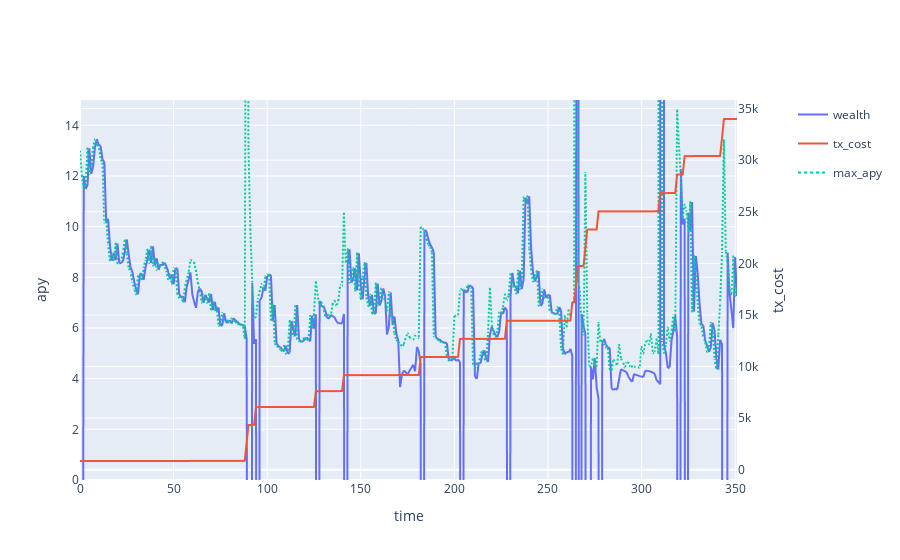

Notebook cell for this chart:
### Code cell
backtest['pnl']["tx_cost"].iloc[0] = 0.001
cum_tx_cost = backtest['pnl']["tx_cost"].cumsum()
apy = (backtest['pnl']['wealth'] / backtest['pnl']['wealth'].shift(1) -1)*365/1*100
max_apy = backtest['full_apy'].max(axis=1)*100*(1-parameter_grid["base_buffer"])
max_apy.name = 'max_apy'

subfig = make_subplots(specs=[[{"secondary_y": True}]])

# create two independent figures with px.line each containing data from multiple columns
fig = px.line(apy,render_mode="webgl",)
fig3 = px.line(max_apy, render_mode="webgl")
fig3.update_traces(line={"dash": 'dot'})
fig2 = px.line(cum_tx_cost, render_mode="webgl",)
fig2.update_traces(yaxis="y2")
subfig.add_traces(fig.data + fig2.data + fig3.data)
subfig.layout.xaxis.title = "time"
subfig.layout.yaxis.title = "apy"
subfig.layout.yaxis.range = [0, 15]
subfig.layout.yaxis2.title = "tx_cost"

# recoloring is necessary otherwise lines from fig und fig2 would share each color
# e.g. Linear-, Log- = blue; Linear+, Log+ = red... we don't want this
subfig.for_each_trace(lambda t: t.update(line=dict(color=t.marker.color)))
subfig.show()

print(filename)
apy.mean()

### Figure 1 — Plotly figure (JSON) as saved in the notebook; plotly's stock layout.template omitted (floating-point values rounded to 4 significant figures; data arrays with more than 128 entries replaced by an {"elided": "..."} marker saying what was removed)
{"data": [{"hovertemplate": "variable=wealth<br>index=%{x}<br>value=%{y}<extra></extra>", "legendgroup": "wealth", "line": {"dash": "solid"}, "marker": {"symbol": "circle"}, "mode": "lines", "name": "wealth", "showlegend": true, "type": "scattergl", "x": {"elided": "352 int values"}, "xaxis": "x", "y": {"elided": "352 float values"}, "yaxis": "y"}, {"hovertemplate": "variable=tx_cost<br>index=%{x}<br>value=%{y}<extra></extra>", "legendgroup": "tx_cost", "line": {"dash": "solid"}, "marker": {"symbol": "circle"}, "mode": "lines", "name": "tx_cost", "showlegend": true, "type": "scattergl", "x": {"elided": "352 int values"}, "xaxis": "x", "y": {"elided": "352 float values"}, "yaxis": "y2"}, {"hovertemplate": "variable=max_apy<br>index=%{x}<br>value=%{y}<extra></extra>", "legendgroup": "max_apy", "line": {"dash": "dot"}, "marker": {"symbol": "circle"}, "mode": "lines", "name": "max_apy", "showlegend": true, "type": "scattergl", "x": {"elided": "352 int values"}, "xaxis": "x", "y": {"elided": "352 float values"}, "yaxis": "y"}], "layout": {"xaxis": {"anchor": "y", "domain": [0, 0.94], "title": {"text": "time"}}, "yaxis": {"anchor": "x", "domain": [0, 1], "range": [0, 15], "title": {"text": "apy"}}, "yaxis2": {"anchor": "x", "overlaying": "y", "side": "right", "title": {"text": "tx_cost"}}}}
